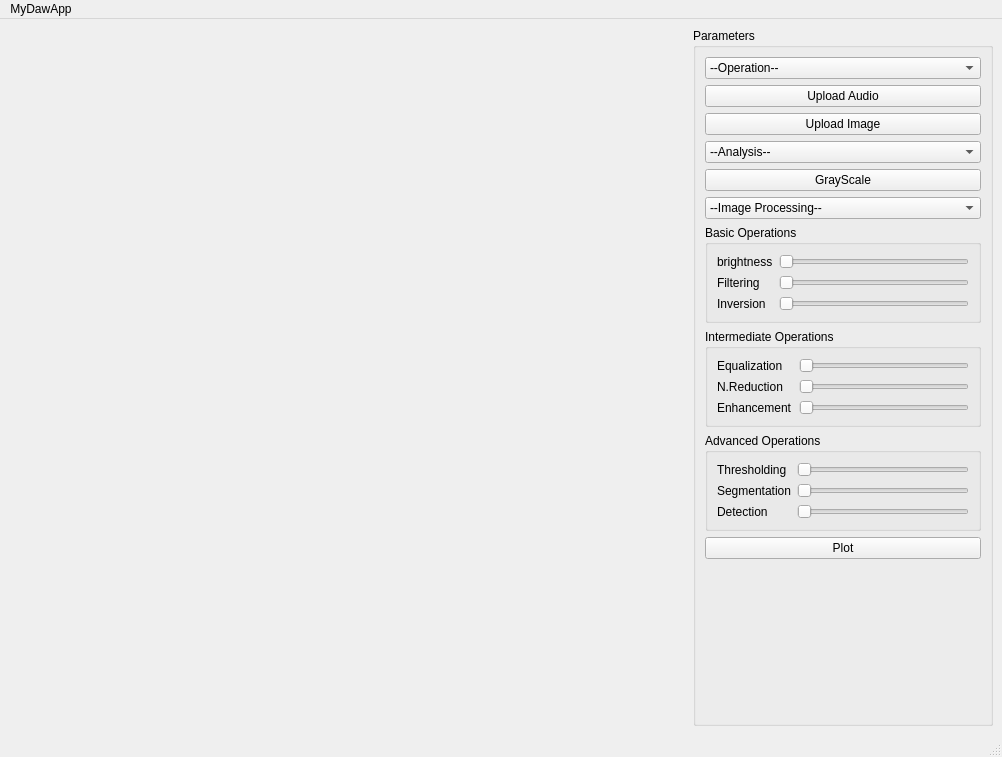
<?xml version="1.0" encoding="UTF-8"?>
<ui version="4.0">
 <class>MainWindow</class>
 <widget class="QMainWindow" name="MainWindow">
  <property name="geometry">
   <rect>
    <x>0</x>
    <y>0</y>
    <width>1002</width>
    <height>757</height>
   </rect>
  </property>
  <property name="windowTitle">
   <string>MainWindow</string>
  </property>
  <widget class="QWidget" name="centralwidget">
   <layout class="QVBoxLayout" name="verticalLayout">
    <item>
     <layout class="QHBoxLayout" name="horizontalLayout">
      <item>
       <widget class="QWidget" name="mplwindow" native="true">
        <widget class="QLabel" name="processLabel">
         <property name="geometry">
          <rect>
           <x>200</x>
           <y>20</y>
           <width>421</width>
           <height>50</height>
          </rect>
         </property>
         <property name="maximumSize">
          <size>
           <width>16777215</width>
           <height>50</height>
          </size>
         </property>
         <property name="autoFillBackground">
          <bool>true</bool>
         </property>
         <property name="text">
          <string/>
         </property>
        </widget>
        <widget class="QWidget" name="plotWidget" native="true">
         <property name="geometry">
          <rect>
           <x>50</x>
           <y>70</y>
           <width>600</width>
           <height>550</height>
          </rect>
         </property>
         <property name="minimumSize">
          <size>
           <width>500</width>
           <height>550</height>
          </size>
         </property>
         <property name="maximumSize">
          <size>
           <width>600</width>
           <height>500</height>
          </size>
         </property>
         <layout class="QHBoxLayout" name="horizontalLayout_2">
          <item>
           <widget class="QLabel" name="imageDisplay">
            <property name="maximumSize">
             <size>
              <width>350</width>
              <height>400</height>
             </size>
            </property>
            <property name="text">
             <string/>
            </property>
           </widget>
          </item>
         </layout>
        </widget>
       </widget>
      </item>
      <item>
       <widget class="QGroupBox" name="groupBox">
        <property name="minimumSize">
         <size>
          <width>200</width>
          <height>0</height>
         </size>
        </property>
        <property name="maximumSize">
         <size>
          <width>300</width>
          <height>16777215</height>
         </size>
        </property>
        <property name="autoFillBackground">
         <bool>false</bool>
        </property>
        <property name="title">
         <string>Parameters</string>
        </property>
        <layout class="QVBoxLayout" name="verticalLayout_4">
         <item>
          <widget class="QComboBox" name="operationComboBox">
           <item>
            <property name="text">
             <string>--Operation--</string>
            </property>
           </item>
           <item>
            <property name="text">
             <string>Audio Processing</string>
            </property>
           </item>
           <item>
            <property name="text">
             <string>Image Processing</string>
            </property>
           </item>
          </widget>
         </item>
         <item>
          <widget class="QPushButton" name="audioBrowseButton">
           <property name="text">
            <string>Upload Audio</string>
           </property>
          </widget>
         </item>
         <item>
          <widget class="QPushButton" name="imageBrowseButton">
           <property name="text">
            <string>Upload Image</string>
           </property>
          </widget>
         </item>
         <item>
          <widget class="QComboBox" name="audioAnalysisComboBox">
           <item>
            <property name="text">
             <string>--Analysis--</string>
            </property>
           </item>
           <item>
            <property name="text">
             <string>Waveform</string>
            </property>
           </item>
           <item>
            <property name="text">
             <string>Time Domain - FFT</string>
            </property>
           </item>
           <item>
            <property name="text">
             <string>Freq - Magnitude</string>
            </property>
           </item>
           <item>
            <property name="text">
             <string>Freq - Phase</string>
            </property>
           </item>
          </widget>
         </item>
         <item>
          <widget class="QPushButton" name="grayScaleButton">
           <property name="text">
            <string>GrayScale</string>
           </property>
          </widget>
         </item>
         <item>
          <widget class="QComboBox" name="imageProcessingComboBox">
           <item>
            <property name="text">
             <string>--Image Processing--</string>
            </property>
           </item>
           <item>
            <property name="text">
             <string>Basic</string>
            </property>
           </item>
           <item>
            <property name="text">
             <string>Intermediate</string>
            </property>
           </item>
           <item>
            <property name="text">
             <string>Advanced</string>
            </property>
           </item>
          </widget>
         </item>
         <item>
          <widget class="QGroupBox" name="basicGroupBox">
           <property name="title">
            <string>Basic Operations</string>
           </property>
           <layout class="QFormLayout" name="formLayout">
            <item row="0" column="1">
             <widget class="QSlider" name="brightnessHorizontalSlider">
              <property name="orientation">
               <enum>Qt::Horizontal</enum>
              </property>
             </widget>
            </item>
            <item row="0" column="0">
             <widget class="QLabel" name="brightnessLabel">
              <property name="text">
               <string>brightness</string>
              </property>
             </widget>
            </item>
            <item row="1" column="0">
             <widget class="QLabel" name="filteringLabel">
              <property name="text">
               <string>Filtering</string>
              </property>
             </widget>
            </item>
            <item row="1" column="1">
             <widget class="QSlider" name="filteringHorizontalSlider">
              <property name="orientation">
               <enum>Qt::Horizontal</enum>
              </property>
             </widget>
            </item>
            <item row="2" column="1">
             <widget class="QSlider" name="inversionHorizontalSlider">
              <property name="orientation">
               <enum>Qt::Horizontal</enum>
              </property>
             </widget>
            </item>
            <item row="2" column="0">
             <widget class="QLabel" name="inversionLabel">
              <property name="text">
               <string>Inversion</string>
              </property>
             </widget>
            </item>
           </layout>
          </widget>
         </item>
         <item>
          <widget class="QGroupBox" name="interGroupBox">
           <property name="title">
            <string>Intermediate Operations</string>
           </property>
           <layout class="QFormLayout" name="formLayout_2">
            <item row="0" column="0">
             <widget class="QLabel" name="equalizationLabel">
              <property name="text">
               <string>Equalization</string>
              </property>
             </widget>
            </item>
            <item row="0" column="1">
             <widget class="QSlider" name="equalizationHorizontalSlider">
              <property name="orientation">
               <enum>Qt::Horizontal</enum>
              </property>
             </widget>
            </item>
            <item row="1" column="0">
             <widget class="QLabel" name="noiseReductionLabel">
              <property name="text">
               <string>N.Reduction</string>
              </property>
             </widget>
            </item>
            <item row="1" column="1">
             <widget class="QSlider" name="noiseReductionhorizontalSlider">
              <property name="orientation">
               <enum>Qt::Horizontal</enum>
              </property>
             </widget>
            </item>
            <item row="2" column="0">
             <widget class="QLabel" name="enhancementLabel">
              <property name="text">
               <string>Enhancement</string>
              </property>
             </widget>
            </item>
            <item row="2" column="1">
             <widget class="QSlider" name="enhancementHorizontalSlider">
              <property name="orientation">
               <enum>Qt::Horizontal</enum>
              </property>
             </widget>
            </item>
           </layout>
          </widget>
         </item>
         <item>
          <widget class="QGroupBox" name="advancedGroupBox">
           <property name="title">
            <string>Advanced Operations</string>
           </property>
           <layout class="QFormLayout" name="formLayout_3">
            <item row="0" column="0">
             <widget class="QLabel" name="thresholdingLabel">
              <property name="text">
               <string>Thresholding</string>
              </property>
             </widget>
            </item>
            <item row="0" column="1">
             <widget class="QSlider" name="thresholdingHorizontalSlider">
              <property name="orientation">
               <enum>Qt::Horizontal</enum>
              </property>
             </widget>
            </item>
            <item row="1" column="0">
             <widget class="QLabel" name="segmentationLabel">
              <property name="text">
               <string>Segmentation</string>
              </property>
             </widget>
            </item>
            <item row="1" column="1">
             <widget class="QSlider" name="segmentationHorizontalSlider">
              <property name="orientation">
               <enum>Qt::Horizontal</enum>
              </property>
             </widget>
            </item>
            <item row="2" column="0">
             <widget class="QLabel" name="featureDetectionLabel">
              <property name="text">
               <string>Detection</string>
              </property>
             </widget>
            </item>
            <item row="2" column="1">
             <widget class="QSlider" name="horizontalSlider_7">
              <property name="orientation">
               <enum>Qt::Horizontal</enum>
              </property>
             </widget>
            </item>
           </layout>
          </widget>
         </item>
         <item>
          <widget class="QPushButton" name="imagePlotButton">
           <property name="text">
            <string>Plot</string>
           </property>
          </widget>
         </item>
         <item>
          <spacer name="verticalSpacer">
           <property name="orientation">
            <enum>Qt::Vertical</enum>
           </property>
           <property name="sizeHint" stdset="0">
            <size>
             <width>20</width>
             <height>40</height>
            </size>
           </property>
          </spacer>
         </item>
        </layout>
       </widget>
      </item>
     </layout>
    </item>
   </layout>
  </widget>
  <widget class="QMenuBar" name="menubar">
   <property name="geometry">
    <rect>
     <x>0</x>
     <y>0</y>
     <width>1002</width>
     <height>27</height>
    </rect>
   </property>
   <widget class="QMenu" name="menuMyDawApp">
    <property name="title">
     <string>MyDawApp</string>
    </property>
   </widget>
   <addaction name="menuMyDawApp"/>
  </widget>
  <widget class="QStatusBar" name="statusbar"/>
 </widget>
 <resources/>
 <connections/>
</ui>
